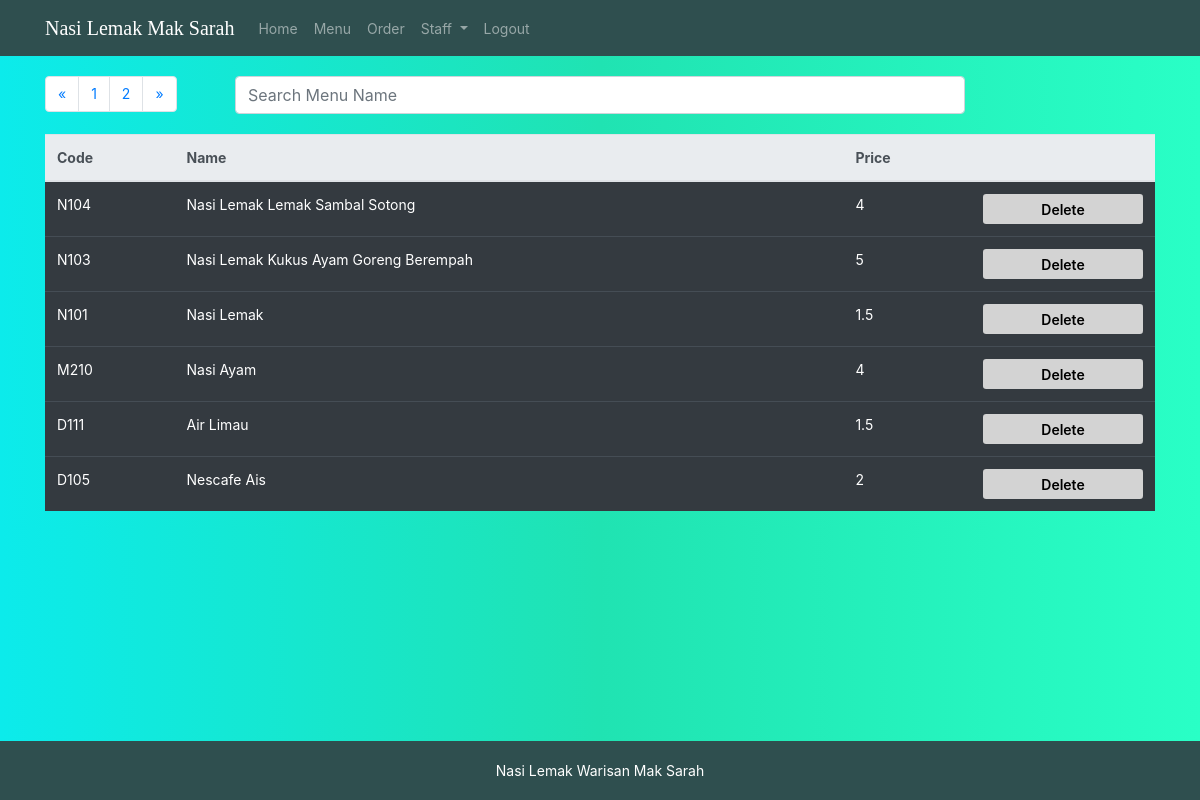
The page /nlms/Menu1.php on the database its author committed.
### tables this page shows
CREATE TABLE `menu` (
  `MenuID` varchar(5) NOT NULL,
  `MenuName` varchar(50) NOT NULL,
  `MenuPrice` double NOT NULL
);

### nlms/Menu1.php (the view, shortened to what this page needs)
<!doctype html>
<html lang="en">
  <head>
    <link rel="stylesheet" href="bootstrap.min.css">
    <link rel="stylesheet" href="css/menu.css">
    </head>
    <body>
		<header>
			<?php
				if( $_SESSION['position']=='manager'){
					include 'navigationManager.php';
				}
				else{
					include 'navigation.php';
				}
			?>
        </header>
        <?php
		include 'connection.php';
		$limit = 6;
		$page = isset($_GET['page']) ? $_GET['page'] : 1;
		$start = ($page - 1) * $limit;
		$result = $conn->query("SELECT * FROM menu ORDER BY MenuID DESC LIMIT $start, $limit");
		$menu = $result->fetch_all(MYSQLI_ASSOC);
		$result1 = $conn->query("SELECT count(MenuID) AS MenuID FROM menu ");
		$custCount = $result1->fetch_all(MYSQLI_ASSOC);
		$total = $custCount[0]['MenuID'];
		$pages = ceil($total / $limit );
		$Previous = $page - 1;
		$Next = $page + 1;
		?>
        <div class="container" >
            <div class="row">
                <div class="col-sm-3 col-md-4 col-lg-2">
					<div class="search-filter">
						<ul class="pagination">
							<li class="page-item">
								<a class="page-link" href="Menu1.php?page=<?=$Previous; ?>" aria-label="Previous">
								<span aria-hidden="true">&laquo;</span>
								</a>
							</li>
							<?php for($i = 1; $i<= $pages; $i++): ?>
								<li class="page-item"><a class="page-link" href="Menu1.php?page=<?=$i; ?>"><?= $i; ?></a></li>
							<?php endfor; ?>
							<li class="page-item">
							<a class="page-link" href="Menu1.php?page=<?=$Next; ?>" aria-label="Next">
								<span aria-hidden="true">&raquo;</span>
							</a>
							</li>
						</ul>
					</div>
                </div>
				<div class="col-sm-6 col-md-4 col-lg-8">
					<div class="search-filter">
                        <input class="form-control" id="myInput" type="text" onkeyup="myFunction()" placeholder="Search Menu Name">
                    </div>
				</div>
                <div class="col-sm-3 col-md-4 col-lg-2">
				</div>
			</div>
            <table class="table table-hover table-dark" id="myTable" style="margin-top:10px">
                            <thead class="thead-light">
                              <tr>
                                <th scope="col">Code</th>
                                <th scope="col">Name</th>
                                <th scope="col">Price</th>
                                <th scope="col"></th>
                              </tr>
                            </thead>
                            <tbody>
								<?php foreach($menu as $menu) : ?>
									<?php $MenuID = $menu['MenuID'];
									   $MenuName = $menu['MenuName'];
									   $MenuPrice = $menu['MenuPrice'];?>
									<?php echo "<tr>";
										if( $_SESSION['position']=='manager'){
											echo "<td><a href=MenuDetails.php?MenuID=$MenuID style=color:#fff>$MenuID</a></td>";
											echo "<td>$MenuName</td>";
											echo "<td>$MenuPrice</td>";
										}
										else{
											echo "<td>$MenuID</td>";
											echo "<td>$MenuName</td>";
											echo "<td>$MenuPrice</td>";
										}
									 ?>
										<td><input type="button" id="deletebutton" class="btn btn-sm btn-custom btn-block" value="Delete" onclick="confirmDelete('<?php echo $MenuID;?>');"/></td>
									<?php echo "</tr>";
								endforeach; ?>
                            </tbody>
                          </table>
        </div>
	<footer class="page-footer font-small blue ">
		<div class="footer-copyright text-center py-3">
			Nasi Lemak Warisan Mak Sarah
		</div>
	</footer>
    </body>
</html>

### nlms/navigation.php (shortened to what this page needs)
<nav class="navbar navbar-expand-lg navbar-dark  " style="background-color: darkslategrey;">
    <div class="container">
        <a class="navbar-brand" href="#" style="font-family: dalgona;">Nasi Lemak Mak Sarah</a>
        <div class="collapse navbar-collapse" id="navbarNav">
			<ul class="navbar-nav">
                <li class="nav-item ">
                  <a class="nav-link" href="home.php">Home <span class="sr-only">(current)</span></a>
                </li>
                <li class="nav-item ">
                  <a class="nav-link" href="Menu1.php">Menu</a>
                </li>
                <li class="nav-item">
                  <a class="nav-link" href="order.php" >Order</a>
                </li>
                <li class="nav-item dropdown">
				  <a class="nav-link dropdown-toggle" href="#" id="navbarDropdownMenuLink" role="button" data-toggle="dropdown" aria-haspopup="true" aria-expanded="false">
                        Staff
                  </a>
                </li>
				<li class="nav-item ">
                  <a class="nav-link " href="Logout.php" >Logout</a>
                </li>
              </ul>
        </div>
     </div>
</nav>

### nlms/css/menu.css (style rules this page uses)
body { font-size: 14px; background:#0cebeb; background: -webkit-linear-gradient(right,#29ffc6, #20e3b2, #0cebeb); background: -o-linear-gradient(right,#29ffc6, #20e3b2, #0cebeb); background: -moz-linear-gradient(right,#29ffc6, #20e3b2, #0cebeb); background: linear-gradient(right, #29ffc6, #20e3b2, #0cebeb); }
nav { position: fixed; }
.search-filter { margin-top: 20px; margin-bottom: 10px; }
.search-filter .form-control { position: relative; box-sizing: border-box; height: auto; font-size: 16px; }
.btn-custom { background: #D3D3D3; color: #000; font-size: 14px; font-weight: 600; min-height: 30px; max-height: 30px; }
.pagination { margin: 0px !important; }

### nlms/Menu1.php (style rules this page uses)
footer { width:100%; text-align: center; padding: 3px; background-color: darkslategrey; color: white; bottom: 0px; position:fixed; }

### rows shown on the page
menu: MenuID "N104", MenuName "Nasi Lemak Lemak Sambal Sotong", MenuPrice "4"
menu: MenuID "N103", MenuName "Nasi Lemak Kukus Ayam Goreng Berempah", MenuPrice "5"
menu: MenuID "N101", MenuName "Nasi Lemak", MenuPrice "1.5"
menu: MenuID "M210", MenuName "Nasi Ayam", MenuPrice "4"
menu: MenuID "D111", MenuName "Air Limau", MenuPrice "1.5"
menu: MenuID "D105", MenuName "Nescafe Ais", MenuPrice "2"
